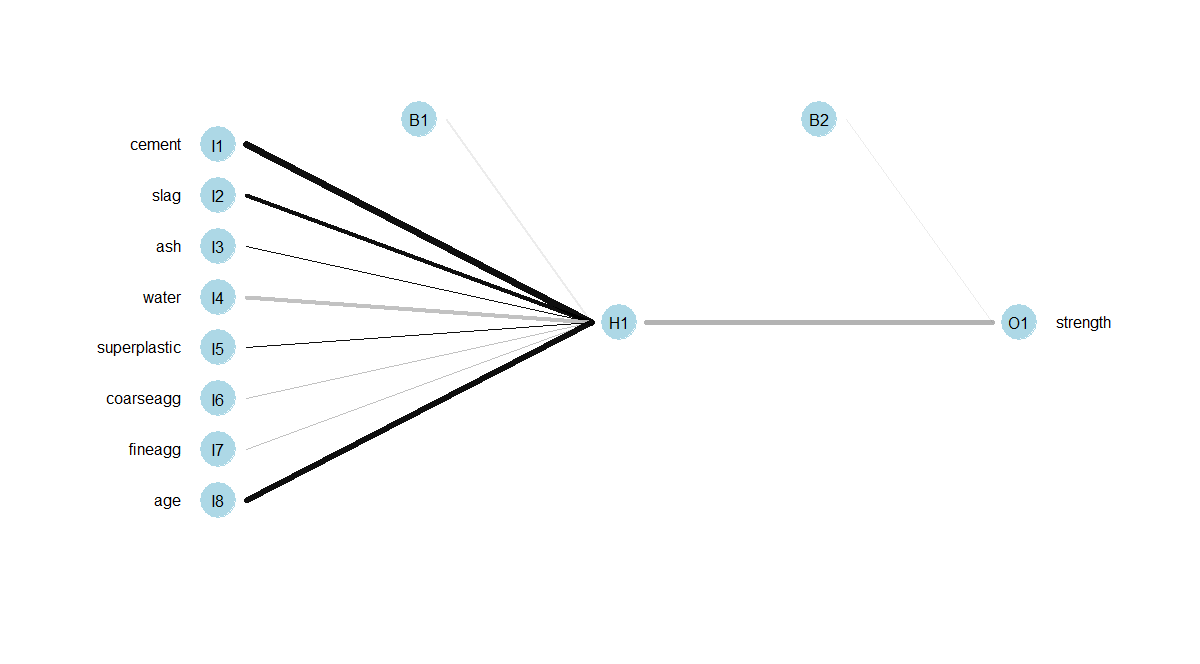

Write R code to recreate this figure.
#Normilze function
#actual solution is below this function

normalize_dummy <- function(x){
  col <- ncol(x)
  row <- nrow(x)
  y <- 1:nrow(x)
  for (i in 1:col){
    if(class(x[,i])=="numeric" | class(x[,i])=="integer")
    {
      minx <- min(x[,i])
      maxx <- max(x[,i])
      for(j in 1:row)
      {
        x[j,i] <- ifelse((x[j,i] - minx) != 0,yes =((x[j,i] - minx) / (maxx - minx)),no = 0)
      }
    }
    
  }
  f <- c()
  for(i in 1:ncol(x)){
    if(class(x[,i])=="factor"){
      dummies <- data.frame(dummies::dummy(x[,i]))
      y <- data.frame(y,dummies)
      f <- c(f,i)
    }
    else{
      next
    }
  }
  if(is.null(f)){
    output <- x
  }
  else{output <- data.frame(x[,-f],y[,-1])}
  return(output)
}
denormalize <- function(x,max,min){
  denormalize <- ((x*(max-min)) + min)
  return(denormalize)
}

library(nnet)
library(neuralnet)
#install.packages(c("neuralnet","nnet"))


concret <- read.csv(file.choose())
# Final Value is strength
str(concret)
boxplot(concret)
boxplot(concret$age)
age_remove <- which(concret$age>150)
concret <- concret[-age_remove,]
boxplot(concret$age)$out

# As we can see after removing the outliers also we are getting another set of 
library(ggplot2)
# Visulize the distribution of cement slag with density plot
ggplot2::ggplot(data=concret,aes(x=cement,y=..density..))+geom_histogram(binwidth = 30,color="blue")+geom_density(aes(y=..density..),col="forestgreen")
ggplot2::ggplot(data=concret,aes(x=slag,y=..density..))+geom_histogram(binwidth = 30,color="blue")+geom_density(aes(y=..density..),col="forestgreen")

# Summary of the cement
summary(concret)
# Normalizing the data
df_norm_concret <- normalize_dummy(concret)
# Splitting the data
set.seed(101)
split_c <- sample(nrow(concret),0.3*nrow(concret))
train_concret <- df_norm_concret[-split_c,] 
test_concret <- df_norm_concret[split_c,] 

# Model Fitting
set.seed(101);con_model_1 <- neuralnet(strength~.,data = train_concret)
str(con_model_1)
plot(con_model_1, rep = "best")
summary(con_model_1)

NeuralNetTools::plotnet(con_model_1,alpha=0.3)

Pred_con_1 <- compute(con_model_1,test_concret)
cor(Pred_con_1$net.result,test_concret$strength) # 0.8153639

Actual_Strength <- concret$strength[split_c]
Act_Pred_c1 <- denormalize(Pred_con_1$net.result,max(concret$strength),min(concret$strength))
RMSE_cement1 <- sqrt(mean((Actual_Strength-Act_Pred_c1)^2)) # i.e 8.731773
cor(Act_Pred_c1,Actual_Strength) # 0.860514
